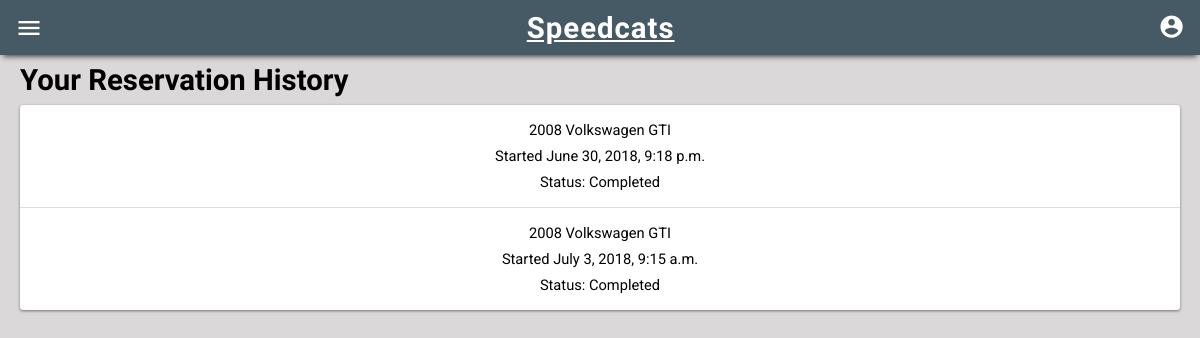
The page /inventory/history/ (signed in) on the database as committed earlier.
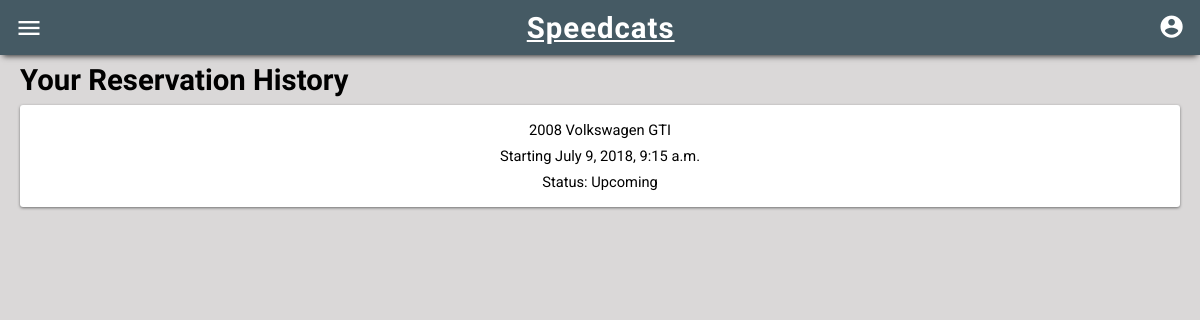
The same page on the database as committed later.
### inventory/models.py (models this page shows, shortened)
class Reservation(models.Model):
	user = models.ForeignKey(settings.AUTH_USER_MODEL, on_delete=models.CASCADE, related_name="reservations")
	vehicle = models.ForeignKey(Vehicle, on_delete=models.CASCADE)
	pick_up_time = models.DateTimeField(blank=False, null=False)
	pick_up_location = models.ForeignKey(Store, on_delete=models.CASCADE, related_name='pick_up_store')
	drop_off_time = models.DateTimeField(blank=False, null=False)
	drop_off_location = models.ForeignKey(Store, on_delete=models.CASCADE, related_name='drop_off_store')
	subtotal = models.DecimalField(max_digits=8, decimal_places=2, null=True)
	tax = models.DecimalField(max_digits=8, decimal_places=2, null=True)
	total = models.DecimalField(max_digits=8, decimal_places=2, null=True)
	miles_driven = models.IntegerField(null=True, blank=True)
	"""
	@property
	def active(self):
		now = datetime.datetime.utcnow()
		if self.pick_up_time < now and now < self.drop_off_time:
			return True
		return False
	"""
	@property
	def status(self):
		pick_up_time = self.pick_up_time
		drop_off_time = self.drop_off_time
		now = datetime.datetime.utcnow().replace(tzinfo=pytz.UTC)
		if pick_up_time > now:
			return 'Upcoming'
		elif drop_off_time > now:
			return 'In Progress'
		elif now > drop_off_time:
			return 'Completed'

class Vehicle(models.Model):
	status_choices = (
		('m', 'Maintenance'),
		('l', 'Loaned'),
		('a', 'Available'),
		('r', 'Reserved'),
	)
	vehicle_type_choices = (
		('c', 'Car'),
		('s', 'SUV'),
		('t', 'Truck'),
	)
	VIN = models.CharField(max_length=17)
	store = models.ForeignKey(Store, on_delete=models.CASCADE)
	year = models.IntegerField()
	make = models.CharField(max_length=30)
	model = models.CharField(max_length=30)
	color = models.CharField(max_length=10)
	mileage = models.IntegerField()
	image = models.ImageField(upload_to="vehicle_photos", blank=True)
	description = models.CharField(max_length=800, default="")
	price = models.DecimalField(max_digits=8, decimal_places=2, default=85.99)
	status = models.CharField(
		max_length=1,
		choices=status_choices,
		default='a',
	)
	vehicle_type = models.CharField(
		max_length=1,
		choices=vehicle_type_choices,
		default='c',
	)
	def __str__(self):
		return str(self.year) + ' ' + self.make + ' ' + self.model

### inventory/views.py (the view)
# urls.py: path('history/', views.history, name="history"),
@login_required
def history(request):
	user = request.user
	reservations = Reservation.objects.filter(user=user)
	context = {
		"reservations":reservations
	}
	return render(request, 'inventory/history.html', context)

### inventory/templates/inventory/history.html
{% extends "base_generic.html" %}
{% block content %}
    <h2 class="header">Your Reservation History</h2>
    <ul id="reservationlist">
        {% for reservation in reservations %}
        <div>
            <a href="{% url 'inventory:reservation' reservation.id %}">
            <p class="reservationtime">{{ reservation.vehicle }}</p>
            {% if reservation.status == "Upcoming" %}
                <p class="reservationtime">Starting {{ reservation.pick_up_time }}</p>
            {% endif %}
            {% if reservation.status != "Upcoming" %}
                <p class="reservationtime">Started {{ reservation.pick_up_time }}</p>
            {% endif %}
            <p class="reservationtime">Status: {{ reservation.status }}</p>
            </a>
        </div>
        {% empty %}
        <div>
            <p>You haven't made a reservation yet.</p>
        </div>
        {% endfor %}
    </ul>
{% endblock %}

### inventory/templates/base_generic.html (shortened to what this page needs)
<!DOCTYPE html>
<html lang="en">
<head>
	{% load static %}
	<link rel="stylesheet" href="{% static 'css/styles.css' %}">
	<link rel="stylesheet" href="{% static 'css/animations.css' %}">
</head>
<body>
	<header>
		<div id="headermenu">
			<i class="button material-icons" id="menubutton">menu</i>
			<a href="{% url 'inventory:home' %}"><h1 id="logo">Speedcats</h1></a>
			<a href="{% url 'login' %}"><i class="button material-icons" id="accountbutton">account_circle</i></a>
		</div>
	</header>
	<div id="content">
		{% block content %}{% endblock %}
	</div>
</body>
</html>

### inventory/static/css/styles.css (style rules this page uses)
html, body { padding: 0px; margin: 0px; }
body { background-color: rgb(218, 216, 216); }
a:link { color: white; }
h1 { font-size: 22pt; font-family: 'Fjalla One', sans-serif; letter-spacing: 1px; margin: 0; }
h2 { font-size: 18pt; font-family: 'Fjalla One', sans-serif; margin: 0; }
p { font-size: 13pt; font-family: 'Roboto', sans-serif; padding: 0 15px; text-align: center; }
header { display: flex; flex-direction: column; align-items: center; justify-content: center; width: calc(100% - 14px); height: 55px; background-color: #455A64; box-shadow: 0 4px 6px -3px #2c2c2c; padding: 0 7px; position: fixed; top: 0; z-index: 52; }
a:-webkit-any-link { text-decoration: none; }
.button { padding: 8px; }
.header { padding: 8px 0 8px 0; margin: 0 20px; font-size: 22pt; }
.reservationtime { padding: 4px 0; margin: 0; font-size: 11pt; color: black; }
#logo { text-decoration: underline; }
#headermenu { width: 100%; display: flex; align-items: center; justify-content: space-between; }
#menubutton { font-size: 21pt; color: white; }
#accountbutton { font-size: 20pt; color: white; }
#content { width: 100%; margin-top: 55px; }
#reservationlist { padding: 0; background-color: white; margin: 0 20px 20px; border-radius: 3px; box-shadow: 0 1px 3px #707070; }
#reservationlist > div { padding: 12px 0; }

Rows that differ between the two databases and show on the page:
removed Reservation: vehicle "2008 Volkswagen GTI", pick_up_time "June 30, 2018, 9:18 p.m.", status "Completed"
removed Reservation: vehicle "2008 Volkswagen GTI", pick_up_time "July 3, 2018, 9:15 a.m.", status "Completed"
added Reservation: vehicle "2008 Volkswagen GTI", pick_up_time "July 9, 2018, 9:15 a.m.", status "Upcoming"
